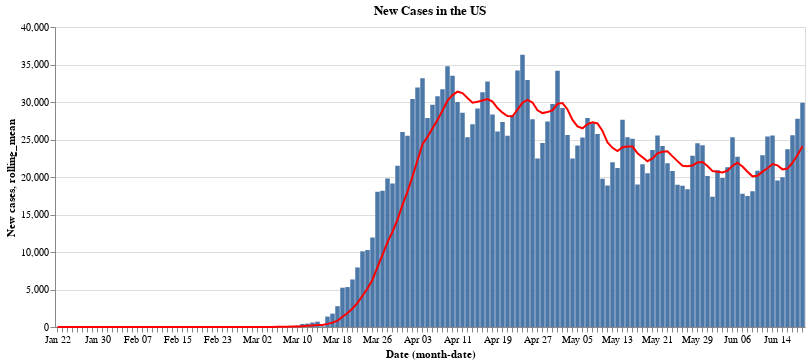

Write notebook code for a chart like this one.
### Markdown cell above
[Altair](https://altair-viz.github.io/index.html) is a declarative statistical visualization library for Python based on the Vega and Vega-Lite interactive visualization grammars. The key idea with Altair is that we can create beautiful and effective visualization with minimal code so we can spend more time understanding our data and its meaning. Altair uses a *declarative* API which is different many of the other libraries discussed. Declarative means that we focus on "what we want it to do" rather than "how to do something".

I worked with this grammar for my information visualization research and I found it to be very simple yet powerful. Altair's library is built on linking data columns (our data) and visual encoding channels (axis, color, size, etc).

### Code cell
import altair as alt

full_grouped = pd.read_csv('COVID-19-time-series-clean-complete.csv', parse_dates=['Date'], index_col=0)
usa = full_grouped[full_grouped['Country/Region'] == 'US']

# Simple Bar chart of US confirmed cases
usa_bar = alt.Chart(usa).mark_bar().encode(
    x='monthdate(Date):O',
    y='New cases'
).properties(
    title='New Cases in the US'
)

line = alt.Chart(usa).mark_line(color='red').transform_window(
    rolling_mean='mean(New cases)',
    # The number of values before and after the current value to include.
    frame=[-9, 0]
).encode(
    x='monthdate(Date):O',
    y='rolling_mean:Q'
)

(usa_bar + line).properties(width=750)

### Figure 1 — Vega-Lite specification as saved in the notebook (floating-point values rounded to 4 significant figures; data arrays with more than 128 entries replaced by an {"elided": "..."} marker saying what was removed)
{"config": {"view": {"continuousWidth": 400, "continuousHeight": 300}}, "layer": [{"mark": "bar", "encoding": {"x": {"type": "ordinal", "field": "Date", "timeUnit": "monthdate"}, "y": {"type": "quantitative", "field": "New cases"}}, "title": "New Cases in the US"}, {"mark": {"type": "line", "color": "red"}, "encoding": {"x": {"type": "ordinal", "field": "Date", "timeUnit": "monthdate"}, "y": {"type": "quantitative", "field": "rolling_mean"}}, "transform": [{"window": [{"op": "mean", "field": "New cases", "as": "rolling_mean"}], "frame": [-9, 0]}]}], "data": {"name": "data-547ee701aa7404291e9f86bad0904b64"}, "width": 750, "$schema": "https://vega.github.io/schema/vega-lite/v4.8.1.json", "datasets": {"data-547ee701aa7404291e9f86bad0904b64": {"elided": "150 records"}}}
